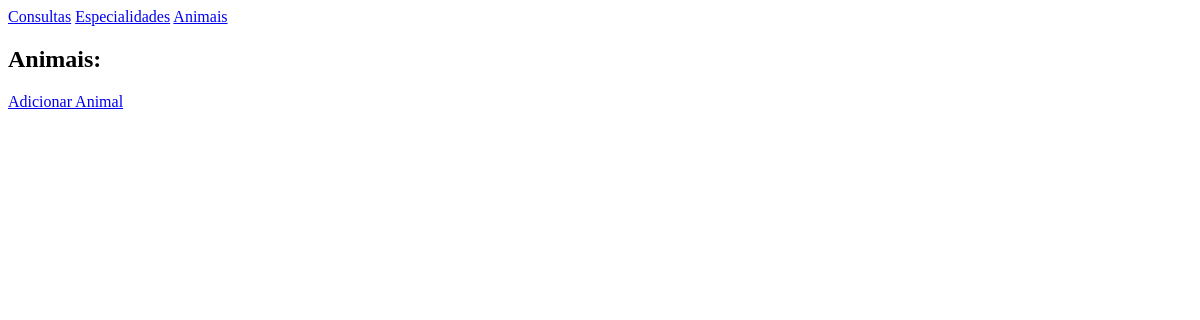
The app's page /clinica/animais/, older data.
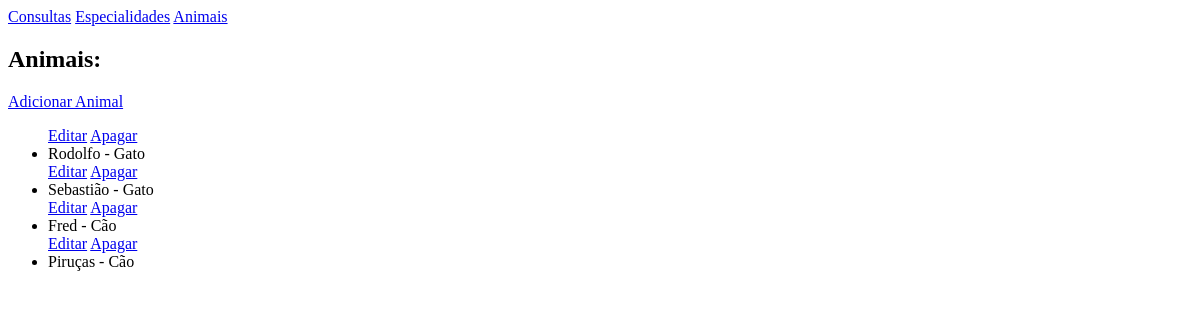
The same page, newer data.
### clinica/models.py (models this page shows, shortened)
class Animal(models.Model):
    nome = models.CharField(max_length=100)
    especie = models.CharField(max_length=100)
    dono = models.CharField(max_length=100)

### clinica/views.py (the view)
# urls.py: path('animais/', views.animais_view, name='animais_view'),
def animais_view(request):
    animais = Animal.objects.all()
    return render(request, 'animais.html', {'animais': animais})

### clinica/templates/animais.html
{% extends 'layout.html' %}
{% block content %}
<h2>Animais:</h2>
<a href="{% url 'criar_animal_view' %}">Adicionar Animal</a>
<ul>
    {% for animal in animais %}
        <a href="{% url 'editar_animal_view' animal.id %}">Editar</a>
        <a href="{% url 'apagar_animal_view' animal.id %}">Apagar</a>
        <li>{{animal.nome}} - {{animal.especie}}</li>
    {% endfor %}
</ul>
{% endblock %}

Row changes from the older to the newer data that the page shows:
added Animal: nome "Rodolfo", especie "Gato"
added Animal: nome "Sebastião", especie "Gato"
added Animal: nome "Fred", especie "Cão"
added Animal: nome "Piruças", especie "Cão"
